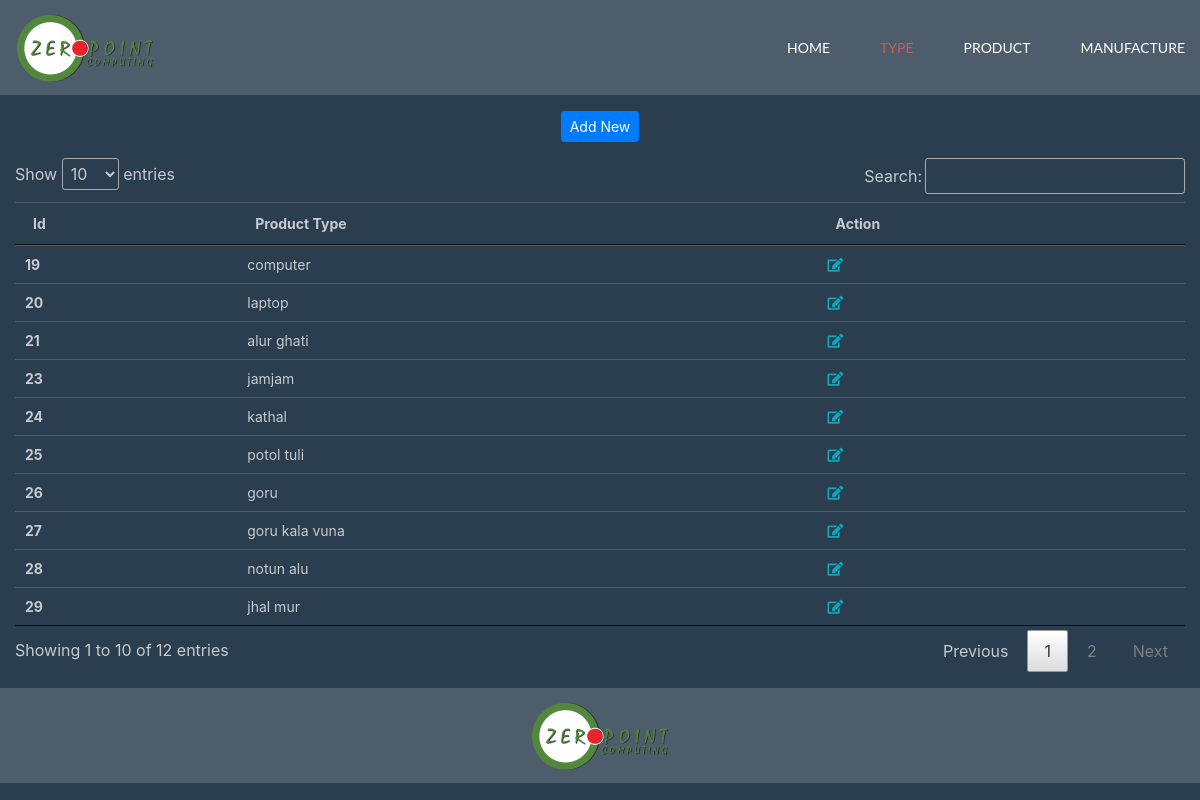
Screenshot of /type.php with the database file from the repository.
### tables this page shows
CREATE TABLE `product_type` (
  `id` int(11) NOT NULL,
  `product_type` varchar(500) NOT NULL
);

### type.php (the view, shortened to what this page needs)
<?php include('header.php');?>
<section class="add-item">
  <div class="container">
    <div class="row">
      <div class="col-md-12 titile_bar text-center">
        <a href="#addtype" data-toggle="modal" class="btn btn-primary btn-sm mt-3 mb-3">Add New</a>
      </div>
    </div>
  </div>
</section>
<section class="table_holder product-type-out pb-3">
  <div class="container">
    <div class="row">
      <div class="col-md-12">
        <table class="table table-hover table-responsive" id="example">
          <thead>
            <tr>
              <th scope="col">Id</th>
              <th scope="col">Product Type</th>
              <th scope="col">Action</th>
            </tr>
          </thead>
          <tbody>
            <?php
              include_once('config.php');
              $sql = "SELECT id, product_type FROM product_type";
              $getData = mysqli_query($conn, $sql);
              if (mysqli_num_rows($getData) > 0) {
                while($row = mysqli_fetch_assoc($getData)) {
            ?>
            <tr>
              <th scope="row"><?php echo $row["id"]; ?></th>
              <td><?php echo $row["product_type"]; ?></td>
              <td class="action">
                  <a href="#edit<?php echo urldecode($row['id']); ?>" data-toggle="modal"  class="mr-1" title="Edit">
                    <i class="fas fa-edit"></i>
                  </a>
                  <?php include('update_type_modal.php'); ?>
              </td>
            </tr>
            <?php
                }
              } else {
                echo "0 results found";
              }
            ?>
</section>
<?php include('footer.php');?>

### header.php (shortened to what this page needs)
<!DOCTYPE html>
<html lang="en">
<head>
  <link rel="stylesheet" href="assets/css/bootstrap.min.css">
  <link rel="stylesheet" href="assets/css/fontawesome.min.css">
  <link rel="stylesheet" href="assets/css/datatable.css">
  <link rel="stylesheet" href="assets/css/multiselect.css">
  <link rel="stylesheet" href="assets/css/style.css">
  <link rel="stylesheet" href="assets/css/responsive.css">
</head>
<body>
<header class="header-area">
    <nav class="menu-area">
        <div class="container">
          <div class="row">
            <div class="col-md-12">
              <div class="menu-area-container">
                  <a href="index.php" class="logo">
                    <img src="assets/img/zpc-logo.png" alt="ZeroPointComputing">
                  </a>
                  <ul class="main-menu">
                    <li>
                        <a href="index.php" class="<?php echo basename($_SERVER['PHP_SELF']) == 'index.php' ? 'active' : '';?>">Home</a>
                    </li>
                    <li>
                        <a href="type.php" class="<?php echo basename($_SERVER['PHP_SELF']) == 'type.php' ? 'active' : '';?>">Type</a>
                    </li>
                    <li>
                        <a href="product.php" class="<?php echo basename($_SERVER['PHP_SELF']) == 'product.php' ? 'active' : '';?>">Product</a>
                    </li>
                    <li>
                        <a href="manufacture.php" class="<?php echo basename($_SERVER['PHP_SELF']) == 'manufacture.php' ? 'active' : '';?>">Manufacture</a>
                    </li>
                  </ul>
              </div>
            </div>
          </div>
        </div>
    </nav>
</header>

### update_type_modal.php (shortened to what this page needs)
</div>

### footer.php (shortened to what this page needs)
<footer class="footer-area text-center">
  <img src="assets/img/zpc-logo.png" alt="Zeropoint" class="footer-logo">
</footer>
</body>
</html>

### assets/css/datatable.css (style rules this page uses)
table.dataTable { width:100%;margin:0 auto;clear:both;border-collapse:separate;border-spacing:0 }
table.dataTable thead th,table.dataTable tfoot th { font-weight:bold }
table.dataTable thead th,table.dataTable thead td { padding:10px 18px;border-bottom:1px solid #111 }
table.dataTable thead .sorting,table.dataTable thead .sorting_asc,table.dataTable thead .sorting_desc,table.dataTable thead .sorting_asc_disabled,table.dataTable thead .sorting_desc_disabled { cursor:pointer;*cursor:hand;background-repeat:no-repeat;background-position:center right }
table.dataTable thead .sorting { background-image:url("../images/sort_both.png") }
table.dataTable thead .sorting_asc { background-image:url("../images/sort_asc.png") }
table.dataTable tbody tr { background-color:#fff }
table.dataTable tbody th,table.dataTable tbody td { padding:8px 10px }
table.dataTable.no-footer { border-bottom:1px solid #111 }
table.dataTable,table.dataTable th,table.dataTable td { box-sizing:content-box }

### assets/css/style.css (style rules this page uses)
body { background-color: #2B3E50; height: 100vh; overflow-x: hidden; }
.header-area { background: #4E5D6C; }
.menu-area-container { display: flex; justify-content: space-between; flex-wrap: wrap; align-items: center; }
.logo { display: inline-block; }
.logo img { display: block; }
.main-menu { display: flex; margin-bottom: 0; }
.menu-area a { display: inline-block; text-decoration: none; }
.main-menu li { margin-right: 50px; list-style: none; }
.main-menu li:last-child { margin-right: 0; }
.main-menu li a { padding: 35px 0; color: #fff; font-family: 'Lato', serif; font-size: 14px; text-transform: uppercase; position: relative; }
a.active { color: #C75C5C !important; }
.table-responsive { display: inline-table; }
.table_holder .table { font-size: 14px; color: #C7CACF; }
.table thead th { border-bottom: none; }
.table td, .table th { border-top: 1px solid #4e5d6c; }
td.action a { text-decoration: none; }
td.action i { color: #17a2b8; }
.table.dataTable tbody tr { background-color: transparent; }
table.dataTable tbody th, table.dataTable tbody td { padding: 8px 10px; vertical-align: middle; }
.footer-area { background: #4E5D6C; }

### rows the page displays
product_type: id "19", product_type "computer"
product_type: id "20", product_type "laptop"
product_type: id "21", product_type "alur ghati"
product_type: id "23", product_type "jamjam"
product_type: id "24", product_type "kathal"
product_type: id "25", product_type "potol tuli"
product_type: id "26", product_type "goru"
product_type: id "27", product_type "goru kala vuna"
product_type: id "28", product_type "notun alu"
product_type: id "29", product_type "jhal mur"
